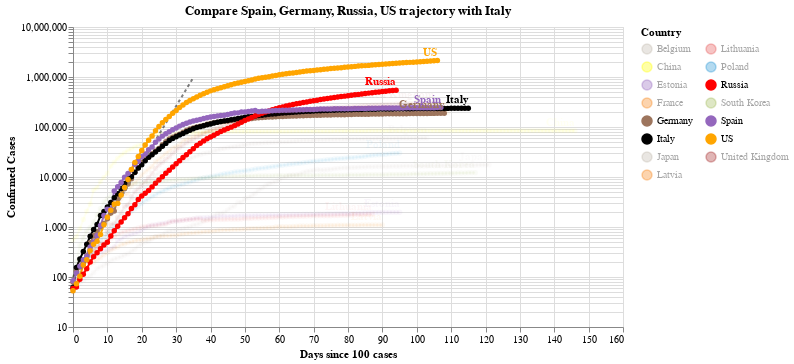

The code cell stored with this chart in its notebook:
### Code cell
#hide_input
chart2 = make_since_chart(dff2, ['Spain', 'Germany','Russia', 'US'], baseline_countries)
chart2

### Figure 1 — Vega-Lite specification as saved in the notebook (floating-point values rounded to 4 significant figures; data arrays with more than 128 entries replaced by an {"elided": "..."} marker saying what was removed)
{"config": {"view": {"continuousWidth": 400, "continuousHeight": 300}}, "layer": [{"data": {"name": "data-628230001892d6798b50651be41d1b3e"}, "mark": {"type": "line", "color": "black", "opacity": 0.5, "strokeDash": [3, 3]}, "encoding": {"x": {"type": "quantitative", "field": "Days since 100 cases"}, "y": {"type": "quantitative", "field": "Confirmed Cases"}}}, {"data": {"name": "data-a540b6a8e8d09bc67417ed32cccc459b"}, "mark": {"type": "line", "point": true}, "encoding": {"color": {"type": "nominal", "field": "Country", "legend": {"columns": 2}, "scale": {"domain": ["Belgium", "China", "Estonia", "France", "Germany", "Italy", "Japan", "Latvia", "Lithuania", "Poland", "Russia", "South Korea", "Spain", "US", "United Kingdom"], "range": ["#C1B7AD", "yellow", "#9467bd", "#F58518", "#9D755D", "black", "#C1B7AD", "#F58518", "#E45756", "#2495D3", "red", "#A1BA59", "#9467bd", "orange", "brown"]}}, "opacity": {"condition": {"value": 1, "selection": "selector003"}, "value": 0.05}, "tooltip": [{"type": "nominal", "field": "Country"}, {"type": "temporal", "field": "Date"}, {"type": "quantitative", "field": "Confirmed Cases"}, {"type": "quantitative", "field": "Days since 100 cases"}], "x": {"type": "quantitative", "field": "Days since 100 cases"}, "y": {"type": "quantitative", "field": "Confirmed Cases", "scale": {"type": "log"}}}, "selection": {"selector003": {"type": "multi", "fields": ["Country"], "bind": "legend", "init": [{"Country": "Spain"}, {"Country": "Germany"}, {"Country": "Russia"}, {"Country": "US"}, {"Country": "Italy"}]}}, "width": 550}, {"data": {"name": "data-a540b6a8e8d09bc67417ed32cccc459b"}, "mark": {"type": "text", "align": "right", "dy": -8, "fontWeight": "bold"}, "encoding": {"color": {"type": "nominal", "field": "Country", "legend": {"columns": 2}, "scale": {"domain": ["Belgium", "China", "Estonia", "France", "Germany", "Italy", "Japan", "Latvia", "Lithuania", "Poland", "Russia", "South Korea", "Spain", "US", "United Kingdom"], "range": ["#C1B7AD", "yellow", "#9467bd", "#F58518", "#9D755D", "black", "#C1B7AD", "#F58518", "#E45756", "#2495D3", "red", "#A1BA59", "#9467bd", "orange", "brown"]}}, "opacity": {"condition": {"value": 1, "selection": "selector003"}, "value": 0.05}, "text": {"type": "nominal", "field": "Country"}, "tooltip": [{"type": "nominal", "field": "Country"}, {"type": "temporal", "field": "Date"}, {"type": "quantitative", "field": "Confirmed Cases"}, {"type": "quantitative", "field": "Days since 100 cases"}], "x": {"type": "quantitative", "field": "Days since 100 cases"}, "y": {"type": "quantitative", "field": "Confirmed Cases", "scale": {"type": "log"}}}, "transform": [{"filter": "(datum['Date'] >= 1592265600000)"}], "width": 550}], "title": "Compare Spain, Germany, Russia, US trajectory with Italy", "$schema": "https://vega.github.io/schema/vega-lite/v4.0.2.json", "datasets": {"data-628230001892d6798b50651be41d1b3e": [{"Days since 100 cases": 0, "Confirmed Cases": 100.0}, {"Days since 100 cases": 1, "Confirmed Cases": 130.0}, {"Days since 100 cases": 2, "Confirmed Cases": 169.0}, {"Days since 100 cases": 3, "Confirmed Cases": 219.7}, {"Days since 100 cases": 4, "Confirmed Cases": 285.6}, {"Days since 100 cases": 5, "Confirmed Cases": 371.3}, {"Days since 100 cases": 6, "Confirmed Cases": 482.7}, {"Days since 100 cases": 7, "Confirmed Cases": 627.5}, {"Days since 100 cases": 8, "Confirmed Cases": 815.7}, {"Days since 100 cases": 9, "Confirmed Cases": 1060.0}, {"Days since 100 cases": 10, "Confirmed Cases": 1379.0}, {"Days since 100 cases": 11, "Confirmed Cases": 1792.0}, {"Days since 100 cases": 12, "Confirmed Cases": 2330.0}, {"Days since 100 cases": 13, "Confirmed Cases": 3029.0}, {"Days since 100 cases": 14, "Confirmed Cases": 3937.0}, {"Days since 100 cases": 15, "Confirmed Cases": 5119.0}, {"Days since 100 cases": 16, "Confirmed Cases": 6654.0}, {"Days since 100 cases": 17, "Confirmed Cases": 8650.0}, {"Days since 100 cases": 18, "Confirmed Cases": 11250.0}, {"Days since 100 cases": 19, "Confirmed Cases": 14620.0}, {"Days since 100 cases": 20, "Confirmed Cases": 19000.0}, {"Days since 100 cases": 21, "Confirmed Cases": 24710.0}, {"Days since 100 cases": 22, "Confirmed Cases": 32120.0}, {"Days since 100 cases": 23, "Confirmed Cases": 41750.0}, {"Days since 100 cases": 24, "Confirmed Cases": 54280.0}, {"Days since 100 cases": 25, "Confirmed Cases": 70560.0}, {"Days since 100 cases": 26, "Confirmed Cases": 91730.0}, {"Days since 100 cases": 27, "Confirmed Cases": 119300.0}, {"Days since 100 cases": 28, "Confirmed Cases": 155000.0}, {"Days since 100 cases": 29, "Confirmed Cases": 201500.0}, {"Days since 100 cases": 30, "Confirmed Cases": 262000.0}, {"Days since 100 cases": 31, "Confirmed Cases": 340600.0}, {"Days since 100 cases": 32, "Confirmed Cases": 442800.0}, {"Days since 100 cases": 33, "Confirmed Cases": 575600.0}, {"Days since 100 cases": 34, "Confirmed Cases": 748300.0}, {"Days since 100 cases": 35, "Confirmed Cases": 972800.0}], "data-a540b6a8e8d09bc67417ed32cccc459b": {"elided": "1613 records"}}}
